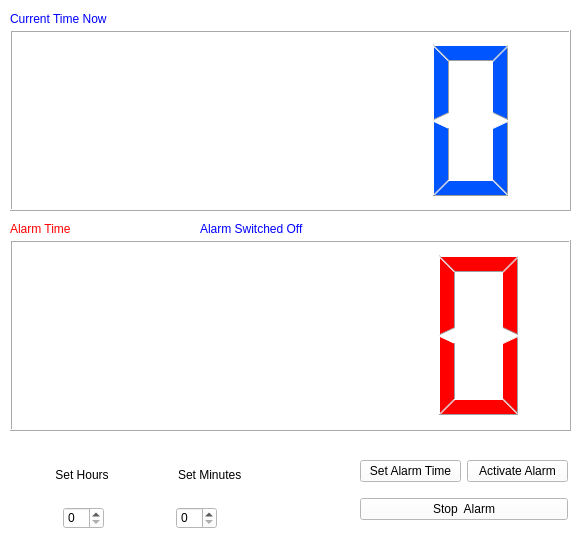
<?xml version="1.0" encoding="UTF-8"?>
<ui version="4.0">
 <class>Alarm</class>
 <widget class="QWidget" name="Alarm">
  <property name="windowModality">
   <enum>Qt::WindowModal</enum>
  </property>
  <property name="geometry">
   <rect>
    <x>0</x>
    <y>0</y>
    <width>580</width>
    <height>541</height>
   </rect>
  </property>
  <property name="sizePolicy">
   <sizepolicy hsizetype="Fixed" vsizetype="Fixed">
    <horstretch>0</horstretch>
    <verstretch>0</verstretch>
   </sizepolicy>
  </property>
  <property name="palette">
   <palette>
    <active>
     <colorrole role="WindowText">
      <brush brushstyle="SolidPattern">
       <color alpha="255">
        <red>255</red>
        <green>255</green>
        <blue>255</blue>
       </color>
      </brush>
     </colorrole>
     <colorrole role="Button">
      <brush brushstyle="SolidPattern">
       <color alpha="255">
        <red>255</red>
        <green>255</green>
        <blue>255</blue>
       </color>
      </brush>
     </colorrole>
     <colorrole role="Base">
      <brush brushstyle="SolidPattern">
       <color alpha="255">
        <red>255</red>
        <green>255</green>
        <blue>255</blue>
       </color>
      </brush>
     </colorrole>
     <colorrole role="Window">
      <brush brushstyle="SolidPattern">
       <color alpha="255">
        <red>255</red>
        <green>255</green>
        <blue>255</blue>
       </color>
      </brush>
     </colorrole>
    </active>
    <inactive>
     <colorrole role="WindowText">
      <brush brushstyle="SolidPattern">
       <color alpha="255">
        <red>255</red>
        <green>255</green>
        <blue>255</blue>
       </color>
      </brush>
     </colorrole>
     <colorrole role="Button">
      <brush brushstyle="SolidPattern">
       <color alpha="255">
        <red>255</red>
        <green>255</green>
        <blue>255</blue>
       </color>
      </brush>
     </colorrole>
     <colorrole role="Base">
      <brush brushstyle="SolidPattern">
       <color alpha="255">
        <red>255</red>
        <green>255</green>
        <blue>255</blue>
       </color>
      </brush>
     </colorrole>
     <colorrole role="Window">
      <brush brushstyle="SolidPattern">
       <color alpha="255">
        <red>255</red>
        <green>255</green>
        <blue>255</blue>
       </color>
      </brush>
     </colorrole>
    </inactive>
    <disabled>
     <colorrole role="WindowText">
      <brush brushstyle="SolidPattern">
       <color alpha="255">
        <red>119</red>
        <green>120</green>
        <blue>120</blue>
       </color>
      </brush>
     </colorrole>
     <colorrole role="Button">
      <brush brushstyle="SolidPattern">
       <color alpha="255">
        <red>255</red>
        <green>255</green>
        <blue>255</blue>
       </color>
      </brush>
     </colorrole>
     <colorrole role="Base">
      <brush brushstyle="SolidPattern">
       <color alpha="255">
        <red>255</red>
        <green>255</green>
        <blue>255</blue>
       </color>
      </brush>
     </colorrole>
     <colorrole role="Window">
      <brush brushstyle="SolidPattern">
       <color alpha="255">
        <red>255</red>
        <green>255</green>
        <blue>255</blue>
       </color>
      </brush>
     </colorrole>
    </disabled>
   </palette>
  </property>
  <property name="windowTitle">
   <string>Alarm</string>
  </property>
  <property name="styleSheet">
   <string notr="true">background-color: rgb(255, 255, 255);</string>
  </property>
  <widget class="QLCDNumber" name="timeLCD">
   <property name="geometry">
    <rect>
     <x>10</x>
     <y>30</y>
     <width>561</width>
     <height>181</height>
    </rect>
   </property>
   <property name="sizePolicy">
    <sizepolicy hsizetype="Fixed" vsizetype="Fixed">
     <horstretch>0</horstretch>
     <verstretch>0</verstretch>
    </sizepolicy>
   </property>
   <property name="palette">
    <palette>
     <active>
      <colorrole role="WindowText">
       <brush brushstyle="SolidPattern">
        <color alpha="255">
         <red>0</red>
         <green>85</green>
         <blue>255</blue>
        </color>
       </brush>
      </colorrole>
      <colorrole role="Button">
       <brush brushstyle="SolidPattern">
        <color alpha="255">
         <red>255</red>
         <green>255</green>
         <blue>255</blue>
        </color>
       </brush>
      </colorrole>
      <colorrole role="Base">
       <brush brushstyle="SolidPattern">
        <color alpha="255">
         <red>255</red>
         <green>255</green>
         <blue>255</blue>
        </color>
       </brush>
      </colorrole>
      <colorrole role="Window">
       <brush brushstyle="SolidPattern">
        <color alpha="255">
         <red>255</red>
         <green>255</green>
         <blue>255</blue>
        </color>
       </brush>
      </colorrole>
     </active>
     <inactive>
      <colorrole role="WindowText">
       <brush brushstyle="SolidPattern">
        <color alpha="255">
         <red>0</red>
         <green>85</green>
         <blue>255</blue>
        </color>
       </brush>
      </colorrole>
      <colorrole role="Button">
       <brush brushstyle="SolidPattern">
        <color alpha="255">
         <red>255</red>
         <green>255</green>
         <blue>255</blue>
        </color>
       </brush>
      </colorrole>
      <colorrole role="Base">
       <brush brushstyle="SolidPattern">
        <color alpha="255">
         <red>255</red>
         <green>255</green>
         <blue>255</blue>
        </color>
       </brush>
      </colorrole>
      <colorrole role="Window">
       <brush brushstyle="SolidPattern">
        <color alpha="255">
         <red>255</red>
         <green>255</green>
         <blue>255</blue>
        </color>
       </brush>
      </colorrole>
     </inactive>
     <disabled>
      <colorrole role="WindowText">
       <brush brushstyle="SolidPattern">
        <color alpha="255">
         <red>119</red>
         <green>120</green>
         <blue>120</blue>
        </color>
       </brush>
      </colorrole>
      <colorrole role="Button">
       <brush brushstyle="SolidPattern">
        <color alpha="255">
         <red>255</red>
         <green>255</green>
         <blue>255</blue>
        </color>
       </brush>
      </colorrole>
      <colorrole role="Base">
       <brush brushstyle="SolidPattern">
        <color alpha="255">
         <red>255</red>
         <green>255</green>
         <blue>255</blue>
        </color>
       </brush>
      </colorrole>
      <colorrole role="Window">
       <brush brushstyle="SolidPattern">
        <color alpha="255">
         <red>255</red>
         <green>255</green>
         <blue>255</blue>
        </color>
       </brush>
      </colorrole>
     </disabled>
    </palette>
   </property>
  </widget>
  <widget class="QLCDNumber" name="alarmLCD">
   <property name="geometry">
    <rect>
     <x>10</x>
     <y>240</y>
     <width>561</width>
     <height>191</height>
    </rect>
   </property>
   <property name="sizePolicy">
    <sizepolicy hsizetype="Fixed" vsizetype="Fixed">
     <horstretch>0</horstretch>
     <verstretch>0</verstretch>
    </sizepolicy>
   </property>
   <property name="palette">
    <palette>
     <active>
      <colorrole role="WindowText">
       <brush brushstyle="SolidPattern">
        <color alpha="255">
         <red>255</red>
         <green>0</green>
         <blue>0</blue>
        </color>
       </brush>
      </colorrole>
      <colorrole role="Button">
       <brush brushstyle="SolidPattern">
        <color alpha="255">
         <red>255</red>
         <green>255</green>
         <blue>255</blue>
        </color>
       </brush>
      </colorrole>
      <colorrole role="Base">
       <brush brushstyle="SolidPattern">
        <color alpha="255">
         <red>255</red>
         <green>255</green>
         <blue>255</blue>
        </color>
       </brush>
      </colorrole>
      <colorrole role="Window">
       <brush brushstyle="SolidPattern">
        <color alpha="255">
         <red>255</red>
         <green>255</green>
         <blue>255</blue>
        </color>
       </brush>
      </colorrole>
     </active>
     <inactive>
      <colorrole role="WindowText">
       <brush brushstyle="SolidPattern">
        <color alpha="255">
         <red>255</red>
         <green>0</green>
         <blue>0</blue>
        </color>
       </brush>
      </colorrole>
      <colorrole role="Button">
       <brush brushstyle="SolidPattern">
        <color alpha="255">
         <red>255</red>
         <green>255</green>
         <blue>255</blue>
        </color>
       </brush>
      </colorrole>
      <colorrole role="Base">
       <brush brushstyle="SolidPattern">
        <color alpha="255">
         <red>255</red>
         <green>255</green>
         <blue>255</blue>
        </color>
       </brush>
      </colorrole>
      <colorrole role="Window">
       <brush brushstyle="SolidPattern">
        <color alpha="255">
         <red>255</red>
         <green>255</green>
         <blue>255</blue>
        </color>
       </brush>
      </colorrole>
     </inactive>
     <disabled>
      <colorrole role="WindowText">
       <brush brushstyle="SolidPattern">
        <color alpha="255">
         <red>119</red>
         <green>120</green>
         <blue>120</blue>
        </color>
       </brush>
      </colorrole>
      <colorrole role="Button">
       <brush brushstyle="SolidPattern">
        <color alpha="255">
         <red>255</red>
         <green>255</green>
         <blue>255</blue>
        </color>
       </brush>
      </colorrole>
      <colorrole role="Base">
       <brush brushstyle="SolidPattern">
        <color alpha="255">
         <red>255</red>
         <green>255</green>
         <blue>255</blue>
        </color>
       </brush>
      </colorrole>
      <colorrole role="Window">
       <brush brushstyle="SolidPattern">
        <color alpha="255">
         <red>255</red>
         <green>255</green>
         <blue>255</blue>
        </color>
       </brush>
      </colorrole>
     </disabled>
    </palette>
   </property>
  </widget>
  <widget class="QLabel" name="label">
   <property name="geometry">
    <rect>
     <x>10</x>
     <y>10</y>
     <width>121</width>
     <height>18</height>
    </rect>
   </property>
   <property name="sizePolicy">
    <sizepolicy hsizetype="Fixed" vsizetype="Fixed">
     <horstretch>0</horstretch>
     <verstretch>0</verstretch>
    </sizepolicy>
   </property>
   <property name="palette">
    <palette>
     <active>
      <colorrole role="WindowText">
       <brush brushstyle="SolidPattern">
        <color alpha="255">
         <red>0</red>
         <green>0</green>
         <blue>255</blue>
        </color>
       </brush>
      </colorrole>
      <colorrole role="Button">
       <brush brushstyle="SolidPattern">
        <color alpha="255">
         <red>255</red>
         <green>255</green>
         <blue>255</blue>
        </color>
       </brush>
      </colorrole>
      <colorrole role="Base">
       <brush brushstyle="SolidPattern">
        <color alpha="255">
         <red>255</red>
         <green>255</green>
         <blue>255</blue>
        </color>
       </brush>
      </colorrole>
      <colorrole role="Window">
       <brush brushstyle="SolidPattern">
        <color alpha="255">
         <red>255</red>
         <green>255</green>
         <blue>255</blue>
        </color>
       </brush>
      </colorrole>
     </active>
     <inactive>
      <colorrole role="WindowText">
       <brush brushstyle="SolidPattern">
        <color alpha="255">
         <red>0</red>
         <green>0</green>
         <blue>255</blue>
        </color>
       </brush>
      </colorrole>
      <colorrole role="Button">
       <brush brushstyle="SolidPattern">
        <color alpha="255">
         <red>255</red>
         <green>255</green>
         <blue>255</blue>
        </color>
       </brush>
      </colorrole>
      <colorrole role="Base">
       <brush brushstyle="SolidPattern">
        <color alpha="255">
         <red>255</red>
         <green>255</green>
         <blue>255</blue>
        </color>
       </brush>
      </colorrole>
      <colorrole role="Window">
       <brush brushstyle="SolidPattern">
        <color alpha="255">
         <red>255</red>
         <green>255</green>
         <blue>255</blue>
        </color>
       </brush>
      </colorrole>
     </inactive>
     <disabled>
      <colorrole role="WindowText">
       <brush brushstyle="SolidPattern">
        <color alpha="255">
         <red>119</red>
         <green>120</green>
         <blue>120</blue>
        </color>
       </brush>
      </colorrole>
      <colorrole role="Button">
       <brush brushstyle="SolidPattern">
        <color alpha="255">
         <red>255</red>
         <green>255</green>
         <blue>255</blue>
        </color>
       </brush>
      </colorrole>
      <colorrole role="Base">
       <brush brushstyle="SolidPattern">
        <color alpha="255">
         <red>255</red>
         <green>255</green>
         <blue>255</blue>
        </color>
       </brush>
      </colorrole>
      <colorrole role="Window">
       <brush brushstyle="SolidPattern">
        <color alpha="255">
         <red>255</red>
         <green>255</green>
         <blue>255</blue>
        </color>
       </brush>
      </colorrole>
     </disabled>
    </palette>
   </property>
   <property name="text">
    <string>Current Time Now</string>
   </property>
  </widget>
  <widget class="QLabel" name="label_2">
   <property name="geometry">
    <rect>
     <x>10</x>
     <y>220</y>
     <width>91</width>
     <height>18</height>
    </rect>
   </property>
   <property name="sizePolicy">
    <sizepolicy hsizetype="Fixed" vsizetype="Fixed">
     <horstretch>0</horstretch>
     <verstretch>0</verstretch>
    </sizepolicy>
   </property>
   <property name="palette">
    <palette>
     <active>
      <colorrole role="WindowText">
       <brush brushstyle="SolidPattern">
        <color alpha="255">
         <red>255</red>
         <green>0</green>
         <blue>0</blue>
        </color>
       </brush>
      </colorrole>
      <colorrole role="Button">
       <brush brushstyle="SolidPattern">
        <color alpha="255">
         <red>255</red>
         <green>255</green>
         <blue>255</blue>
        </color>
       </brush>
      </colorrole>
      <colorrole role="Base">
       <brush brushstyle="SolidPattern">
        <color alpha="255">
         <red>255</red>
         <green>255</green>
         <blue>255</blue>
        </color>
       </brush>
      </colorrole>
      <colorrole role="Window">
       <brush brushstyle="SolidPattern">
        <color alpha="255">
         <red>255</red>
         <green>255</green>
         <blue>255</blue>
        </color>
       </brush>
      </colorrole>
     </active>
     <inactive>
      <colorrole role="WindowText">
       <brush brushstyle="SolidPattern">
        <color alpha="255">
         <red>255</red>
         <green>0</green>
         <blue>0</blue>
        </color>
       </brush>
      </colorrole>
      <colorrole role="Button">
       <brush brushstyle="SolidPattern">
        <color alpha="255">
         <red>255</red>
         <green>255</green>
         <blue>255</blue>
        </color>
       </brush>
      </colorrole>
      <colorrole role="Base">
       <brush brushstyle="SolidPattern">
        <color alpha="255">
         <red>255</red>
         <green>255</green>
         <blue>255</blue>
        </color>
       </brush>
      </colorrole>
      <colorrole role="Window">
       <brush brushstyle="SolidPattern">
        <color alpha="255">
         <red>255</red>
         <green>255</green>
         <blue>255</blue>
        </color>
       </brush>
      </colorrole>
     </inactive>
     <disabled>
      <colorrole role="WindowText">
       <brush brushstyle="SolidPattern">
        <color alpha="255">
         <red>119</red>
         <green>120</green>
         <blue>120</blue>
        </color>
       </brush>
      </colorrole>
      <colorrole role="Button">
       <brush brushstyle="SolidPattern">
        <color alpha="255">
         <red>255</red>
         <green>255</green>
         <blue>255</blue>
        </color>
       </brush>
      </colorrole>
      <colorrole role="Base">
       <brush brushstyle="SolidPattern">
        <color alpha="255">
         <red>255</red>
         <green>255</green>
         <blue>255</blue>
        </color>
       </brush>
      </colorrole>
      <colorrole role="Window">
       <brush brushstyle="SolidPattern">
        <color alpha="255">
         <red>255</red>
         <green>255</green>
         <blue>255</blue>
        </color>
       </brush>
      </colorrole>
     </disabled>
    </palette>
   </property>
   <property name="text">
    <string>Alarm Time</string>
   </property>
  </widget>
  <widget class="QLabel" name="lblalarmstatus">
   <property name="geometry">
    <rect>
     <x>200</x>
     <y>220</y>
     <width>121</width>
     <height>18</height>
    </rect>
   </property>
   <property name="palette">
    <palette>
     <active>
      <colorrole role="WindowText">
       <brush brushstyle="SolidPattern">
        <color alpha="255">
         <red>0</red>
         <green>0</green>
         <blue>255</blue>
        </color>
       </brush>
      </colorrole>
      <colorrole role="Button">
       <brush brushstyle="SolidPattern">
        <color alpha="255">
         <red>255</red>
         <green>255</green>
         <blue>255</blue>
        </color>
       </brush>
      </colorrole>
      <colorrole role="Base">
       <brush brushstyle="SolidPattern">
        <color alpha="255">
         <red>255</red>
         <green>255</green>
         <blue>255</blue>
        </color>
       </brush>
      </colorrole>
      <colorrole role="Window">
       <brush brushstyle="SolidPattern">
        <color alpha="255">
         <red>255</red>
         <green>255</green>
         <blue>255</blue>
        </color>
       </brush>
      </colorrole>
     </active>
     <inactive>
      <colorrole role="WindowText">
       <brush brushstyle="SolidPattern">
        <color alpha="255">
         <red>0</red>
         <green>0</green>
         <blue>255</blue>
        </color>
       </brush>
      </colorrole>
      <colorrole role="Button">
       <brush brushstyle="SolidPattern">
        <color alpha="255">
         <red>255</red>
         <green>255</green>
         <blue>255</blue>
        </color>
       </brush>
      </colorrole>
      <colorrole role="Base">
       <brush brushstyle="SolidPattern">
        <color alpha="255">
         <red>255</red>
         <green>255</green>
         <blue>255</blue>
        </color>
       </brush>
      </colorrole>
      <colorrole role="Window">
       <brush brushstyle="SolidPattern">
        <color alpha="255">
         <red>255</red>
         <green>255</green>
         <blue>255</blue>
        </color>
       </brush>
      </colorrole>
     </inactive>
     <disabled>
      <colorrole role="WindowText">
       <brush brushstyle="SolidPattern">
        <color alpha="255">
         <red>119</red>
         <green>120</green>
         <blue>120</blue>
        </color>
       </brush>
      </colorrole>
      <colorrole role="Button">
       <brush brushstyle="SolidPattern">
        <color alpha="255">
         <red>255</red>
         <green>255</green>
         <blue>255</blue>
        </color>
       </brush>
      </colorrole>
      <colorrole role="Base">
       <brush brushstyle="SolidPattern">
        <color alpha="255">
         <red>255</red>
         <green>255</green>
         <blue>255</blue>
        </color>
       </brush>
      </colorrole>
      <colorrole role="Window">
       <brush brushstyle="SolidPattern">
        <color alpha="255">
         <red>255</red>
         <green>255</green>
         <blue>255</blue>
        </color>
       </brush>
      </colorrole>
     </disabled>
    </palette>
   </property>
   <property name="text">
    <string>Alarm Switched Off</string>
   </property>
  </widget>
  <widget class="QWidget" name="">
   <property name="geometry">
    <rect>
     <x>13</x>
     <y>448</y>
     <width>251</width>
     <height>81</height>
    </rect>
   </property>
   <layout class="QVBoxLayout" name="verticalLayout">
    <item>
     <layout class="QHBoxLayout" name="horizontalLayout">
      <item>
       <spacer name="horizontalSpacer_3">
        <property name="orientation">
         <enum>Qt::Horizontal</enum>
        </property>
        <property name="sizeType">
         <enum>QSizePolicy::Fixed</enum>
        </property>
        <property name="sizeHint" stdset="0">
         <size>
          <width>42</width>
          <height>20</height>
         </size>
        </property>
       </spacer>
      </item>
      <item>
       <widget class="QLabel" name="label_3">
        <property name="text">
         <string>Set Hours</string>
        </property>
        <property name="alignment">
         <set>Qt::AlignCenter</set>
        </property>
        <property name="wordWrap">
         <bool>false</bool>
        </property>
       </widget>
      </item>
      <item>
       <spacer name="horizontalSpacer_4">
        <property name="orientation">
         <enum>Qt::Horizontal</enum>
        </property>
        <property name="sizeHint" stdset="0">
         <size>
          <width>40</width>
          <height>20</height>
         </size>
        </property>
       </spacer>
      </item>
      <item>
       <widget class="QLabel" name="label_4">
        <property name="text">
         <string>Set Minutes</string>
        </property>
       </widget>
      </item>
      <item>
       <spacer name="horizontalSpacer_6">
        <property name="orientation">
         <enum>Qt::Horizontal</enum>
        </property>
        <property name="sizeType">
         <enum>QSizePolicy::Fixed</enum>
        </property>
        <property name="sizeHint" stdset="0">
         <size>
          <width>22</width>
          <height>20</height>
         </size>
        </property>
       </spacer>
      </item>
     </layout>
    </item>
    <item>
     <layout class="QHBoxLayout" name="horizontalLayout_2">
      <item>
       <spacer name="horizontalSpacer_2">
        <property name="orientation">
         <enum>Qt::Horizontal</enum>
        </property>
        <property name="sizeType">
         <enum>QSizePolicy::Fixed</enum>
        </property>
        <property name="sizeHint" stdset="0">
         <size>
          <width>50</width>
          <height>20</height>
         </size>
        </property>
       </spacer>
      </item>
      <item>
       <widget class="QSpinBox" name="spinBoxHrs">
        <property name="maximum">
         <number>23</number>
        </property>
       </widget>
      </item>
      <item>
       <spacer name="horizontalSpacer">
        <property name="orientation">
         <enum>Qt::Horizontal</enum>
        </property>
        <property name="sizeType">
         <enum>QSizePolicy::Fixed</enum>
        </property>
        <property name="sizeHint" stdset="0">
         <size>
          <width>66</width>
          <height>20</height>
         </size>
        </property>
       </spacer>
      </item>
      <item>
       <widget class="QSpinBox" name="spinBoxMinutes">
        <property name="maximum">
         <number>59</number>
        </property>
       </widget>
      </item>
      <item>
       <spacer name="horizontalSpacer_5">
        <property name="orientation">
         <enum>Qt::Horizontal</enum>
        </property>
        <property name="sizeHint" stdset="0">
         <size>
          <width>40</width>
          <height>20</height>
         </size>
        </property>
       </spacer>
      </item>
     </layout>
    </item>
   </layout>
  </widget>
  <widget class="QWidget" name="">
   <property name="geometry">
    <rect>
     <x>360</x>
     <y>450</y>
     <width>208</width>
     <height>81</height>
    </rect>
   </property>
   <layout class="QVBoxLayout" name="verticalLayout_2">
    <item>
     <layout class="QHBoxLayout" name="horizontalLayout_3">
      <item>
       <widget class="QPushButton" name="btnSetAlarm">
        <property name="text">
         <string>Set Alarm Time</string>
        </property>
       </widget>
      </item>
      <item>
       <widget class="QPushButton" name="btnEnableAlarm">
        <property name="text">
         <string>Activate Alarm</string>
        </property>
       </widget>
      </item>
     </layout>
    </item>
    <item>
     <layout class="QHBoxLayout" name="horizontalLayout_4">
      <item>
       <widget class="QPushButton" name="btnStopAlarm">
        <property name="text">
         <string>Stop  Alarm</string>
        </property>
       </widget>
      </item>
     </layout>
    </item>
   </layout>
  </widget>
 </widget>
 <resources/>
 <connections/>
</ui>
